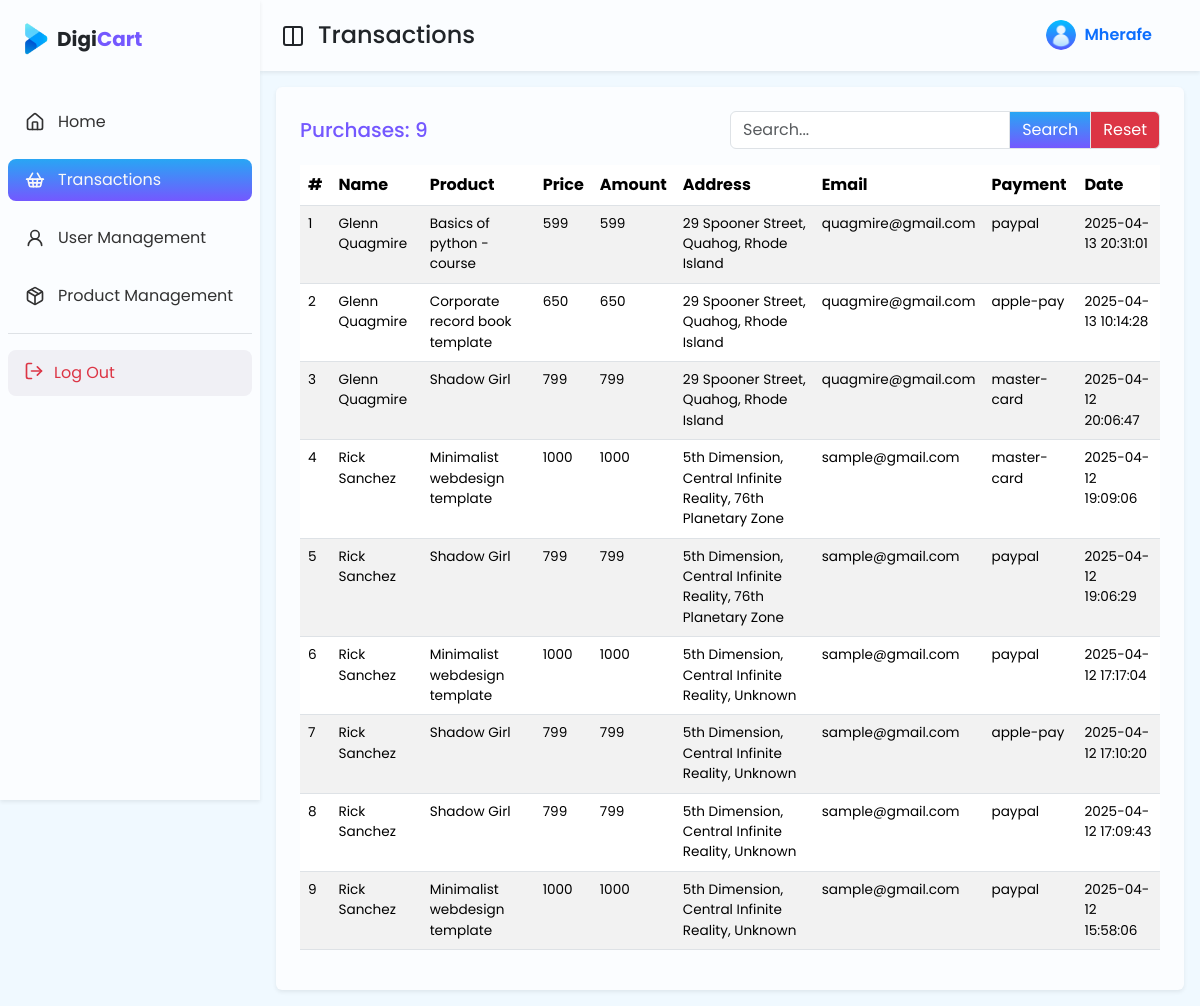
The page /manage_transactions.php (signed in) on the database its author committed.
### tables this page shows
CREATE TABLE `transactions` (
  `transaction_id` int(11) NOT NULL,
  `user_id` int(11) NOT NULL,
  `product_id` int(11) NOT NULL,
  `product_name` varchar(100) NOT NULL,
  `price` int(11) NOT NULL,
  `total` int(11) NOT NULL,
  `fullname` varchar(100) NOT NULL,
  `fulladdress` varchar(100) NOT NULL,
  `email` varchar(100) NOT NULL,
  `payment_option` text NOT NULL,
  `transaction_date` datetime NOT NULL DEFAULT current_timestamp()
);

### includes/includes.php (called while the page is built, shortened)
<?php
    include "classes/Transactions.php";
    $transaction = new Transactions();

### classes/Transactions.php (called while the page is built, shortened)
<?php
    class Transactions{
        public function displayAllTransactions($conn){
            $q = "SELECT *
                FROM transactions
                ORDER BY transaction_date DESC";
            return $result = $conn->query($q);
        }
    }

### manage_transactions.php (the view, shortened to what this page needs)
<?php
  include "includes/includes.php";
  if(!isset($_SESSION['current_user']) || $_SESSION['current_user']['role'] !== "admin"){
    header('location: signin.php');
    exit();
  }else{
    $transactions = $transaction->displayAllTransactions($connection);
    $keyword = null;
  }
?>
<!DOCTYPE html>
<html lang="en">
  <head>
    <link
      href="https://cdn.jsdelivr.net/npm/bootstrap@5.3.3/dist/css/bootstrap.min.css"
      rel="stylesheet"
    />
    <link rel="stylesheet" href="style.css" />
  </head>
  <body>
    <div class="admin-dashboard-page expand-sidebar">
      <div
        class="sidebar bg-white shadow-sm px-2 d-flex flex-column pb-3"
      >
        <div class="sidebar-header mb-4 py-3 d-flex align-items-center">
          <img
            width="45"
            height="45"
            src="images/logo.png"
            alt=""
            class="ms-1"
          />
          <p class="mb-0 sidebar-label fw-bold fs-5">
            Digi<span class="text-primary">Cart</span>
          </p>
        </div>
        <ul class="p-0 border-bottom">
          <li>
            <a href="admin_dashboard.php" class="">
              <div
                class="sidebar-icon d-flex align-items-center justify-content-center"
              >
              </div>
              <p class="sidebar-label mb-0 px-2">Home</p>
            </a>
          </li>
          <li class="active">
            <a class="">
              <div
                class="sidebar-icon d-flex align-items-center justify-content-center"
              >
              </div>
              <p class="sidebar-label mb-0 px-2">Transactions</p>
            </a>
          </li>
          <li class="">
            <a href="manage_users.php" class="">
              <div
                class="sidebar-icon d-flex align-items-center justify-content-center"
              >
                <svg
                  xmlns="http://www.w3.org/2000/svg"
                  width="20"
                  height="20"
                  viewBox="0 0 24 24"
                  fill="none"
                  stroke="currentColor"
                  stroke-width="2"
                  stroke-linecap="round"
                  stroke-linejoin="round"
                  class="lucide lucide-user-round-icon lucide-user-round"
                >
                  <circle cx="12" cy="8" r="5" />
                  <path d="M20 21a8 8 0 0 0-16 0" />
                </svg>
              </div>
              <p class="sidebar-label mb-0 px-2">User Management</p>
            </a>
          </li>
          <li class="">
            <a href="manage_products.php" class="">
              <div
                class="sidebar-icon d-flex align-items-center justify-content-center"
              >
              </div>
              <p class="sidebar-label mb-0 px-2">Product Management</p>
            </a>
          </li>
        </ul>
        <a style="background-color:rgb(240,240,245)" href="logout-logic.php" class="rounded-3 d-flex  align-items-center text-black py-2 px-3"
          ><div class="sidebar-icon">
          </div>
          <p class="sidebar-label mb-0 text-danger">Log Out</p></a
        >
      </div>
      <div
        class="dashboard-header shadow-sm bg-white py-3 d-flex align-items-center ps-2 pe-5"
      >
        <button class="sidebar-toggle btn">
          <svg
            xmlns="http://www.w3.org/2000/svg"
            width="24"
            height="24"
            viewBox="0 0 24 24"
            fill="none"
            stroke="currentColor"
            stroke-width="2"
            stroke-linecap="round"
            stroke-linejoin="round"
            class="lucide lucide-columns2-icon lucide-columns-2"
          >
            <rect width="18" height="18" x="3" y="3" rx="2" />
            <path d="M12 3v18" />
          </svg>
        </button>
        <h4 class="mb-0">Transactions</h4>
        <a href="profile.php" class="d-flex align-items-center ms-auto">
            <img
                width="30"
                height="30"
                src="images/icons/user.png"
                alt=""
                class="rounded-circle"
            />
            <p class="mb-0 ms-2 fw-semibold"><?=$_SESSION['current_user']['firstname']?></p>
        </a>
      </div>
      <div class="m-3 bg-white p-4 rounded shadow-sm">
        <div class="main-content-header d-flex align-items-center justify-content-between mb-3">
          <h5 class="mb-0 text-muted text-nowrap text-primary">Purchases: <?=$transactions->num_rows?></h5>
          <form method="GET" class="input-group w-50">
            <input value="<?=$keyword ?>" name="search-transaction" type="text" placeholder="Search..." class="form-control">
            <button type="submit" class="input-group-text bg-primary text-white">Search</button>
            <a href="manage_transactions.php" type="submit" name="reset-btn" class="input-group-text bg-danger text-white">Reset</a>
          </form>
        </div>
        <table class="table table-striped">
          <thead>
            <tr>
              <th scope="col">#</th>
              <th scope="col">Name</th>
              <th scope="col">Product</th>
              <th scope="col">Price</th>
              <th scope="col">Amount</th>
              <th scope="col">Address</th>
              <th scope="col">Email</th>
              <th scope="col">Payment</th>
              <th scope="col">Date</th>
            </tr>
          </thead>
          <tbody>
              <?php
                  $count = 1;
                  while($row = $transactions->fetch_assoc()){
              ?>
                  <tr>
                    <td><?=$count++?></td>
                    <td><?=$row['fullname']?></td>
                    <td><?=$row['product_name']?></td>
                    <td><?=$row['price']?></td>
                    <td><?=$row['price']?></td>
                    <td><?=$row['fulladdress']?></td>
                    <td><?=$row['email']?></td>
                    <td><?=$row['payment_option']?></td>
                    <td><?=$row['transaction_date']?></td>
                  </tr>
              <?php
                  }
              ?>
          </tbody>
        </table>
      </div>
    </div>
  </body>
</html>

### style.css (style rules this page uses)
:root { --clr-primary: rgb(32, 59, 215); --clr-accent: rgb(255, 223, 17); --text-accent: rgb(216, 190, 24); --bg-primary: linear-gradient( to bottom, rgb(40, 166, 244) 0%, rgb(116, 88, 255) 100% ); --bg-body: rgb(240, 249, 255); }
* { font-family: "Poppins", sans-serif; }
.text-primary { color: rgb(116, 88, 255) !important ; }
.bg-primary { background: var(--bg-primary) !important; }
.bg-white { background-color: rgb(251, 253, 255) !important; }
a { text-decoration: none; }
body { background-color: var(--bg-body); overflow-y: scroll; }
.admin-dashboard-page { --sidebar-width: 70px; padding-left: var(--sidebar-width); min-height: 100vh; width: 100%; transition: padding-left 0.3s; }
.admin-dashboard-page.expand-sidebar { --sidebar-width: 260px; }
.sidebar { width: var(--sidebar-width); position: fixed; top: 0; left: 0; transition: width 0.3s; height: 100vh; overflow-x: hidden; }
.sidebar ul { list-style: none; list-style-type: none; }
.sidebar ul li.active { background: var(--bg-primary); border-radius: 8px; }
.sidebar ul li { margin-bottom: 1rem; }
.sidebar ul li.active a { color: rgb(248, 248, 248); }
.sidebar ul li a { display: flex; align-items: center; justify-content: start; color: rgb(50, 50, 50); padding: 6px 12px; }
.sidebar .sidebar-icon { width: 30px; height: 30px; flex-shrink: 0; }
.admin-dashboard-page .sidebar-label { display: none; white-space: nowrap; }
.admin-dashboard-page.expand-sidebar .sidebar-label { display: inline-block; }
table tr td { font-size: 0.85rem; }

### rows shown on the page
transactions: fullname "Glenn Quagmire", product_name "Basics of python - course", price "599", fulladdress "29 Spooner Street, Quahog, Rhode Island", email "quagmire@gmail.com", payment_option "paypal", transaction_date "2025-04-13 20:31:01"
transactions: fullname "Glenn Quagmire", product_name "Corporate record book template", price "650", fulladdress "29 Spooner Street, Quahog, Rhode Island", email "quagmire@gmail.com", payment_option "apple-pay", transaction_date "2025-04-13 10:14:28"
transactions: fullname "Glenn Quagmire", product_name "Shadow Girl", price "799", fulladdress "29 Spooner Street, Quahog, Rhode Island", email "quagmire@gmail.com", payment_option "master-card", transaction_date "2025-04-12 20:06:47"
transactions: fullname "Rick Sanchez", product_name "Minimalist webdesign template", price "1000", fulladdress "5th Dimension, Central Infinite Reality, 76th Planetary Zone", email "sample@gmail.com", payment_option "master-card", transaction_date "2025-04-12 19:09:06"
transactions: fullname "Rick Sanchez", product_name "Shadow Girl", price "799", fulladdress "5th Dimension, Central Infinite Reality, 76th Planetary Zone", email "sample@gmail.com", payment_option "paypal", transaction_date "2025-04-12 19:06:29"
transactions: fullname "Rick Sanchez", product_name "Minimalist webdesign template", price "1000", fulladdress "5th Dimension, Central Infinite Reality, Unknown", email "sample@gmail.com", payment_option "paypal", transaction_date "2025-04-12 17:17:04"
transactions: fullname "Rick Sanchez", product_name "Shadow Girl", price "799", fulladdress "5th Dimension, Central Infinite Reality, Unknown", email "sample@gmail.com", payment_option "apple-pay", transaction_date "2025-04-12 17:10:20"
transactions: fullname "Rick Sanchez", product_name "Shadow Girl", price "799", fulladdress "5th Dimension, Central Infinite Reality, Unknown", email "sample@gmail.com", payment_option "paypal", transaction_date "2025-04-12 17:09:43"
transactions: fullname "Rick Sanchez", product_name "Minimalist webdesign template", price "1000", fulladdress "5th Dimension, Central Infinite Reality, Unknown", email "sample@gmail.com", payment_option "paypal", transaction_date "2025-04-12 15:58:06"

### other values the page prints
$_SESSION['current_user']['firstname'] "Mherafe"
$transactions->num_rows "9"
